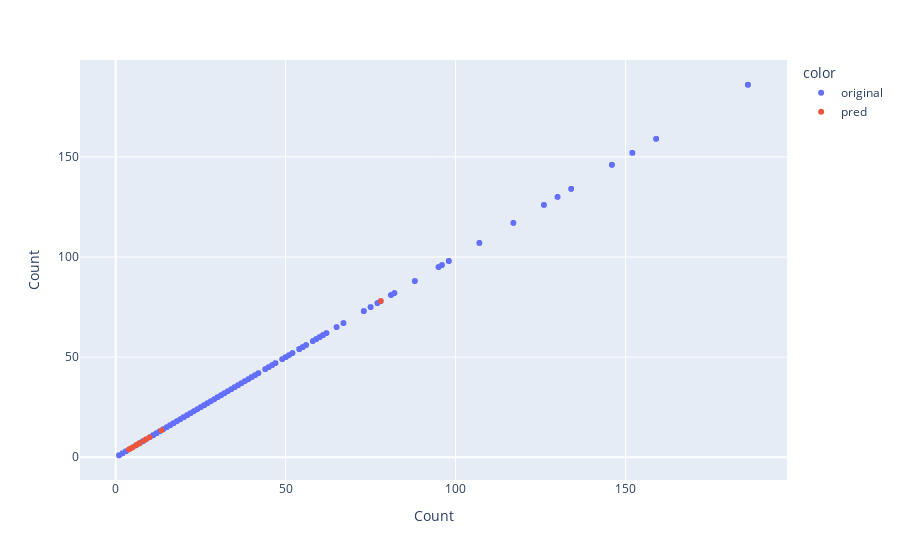

Source (notebook cell):
### Code cell
import plotly.express as px
hovertemplate = "Track: %{customdata[0]} <br> Count: %{customdata[1]} </br>"
fig = px.scatter(total_labels.sort_values('Count'), x = 'Count', y = 'Count', color='color', custom_data=['trackName', 'Count'])
fig.update_traces(hovertemplate=hovertemplate)
fig.show()

### Figure 1 — Plotly figure (JSON) as saved in the notebook; plotly's stock layout.template omitted (floating-point values rounded to 4 significant figures; data arrays with more than 128 entries replaced by an {"elided": "..."} marker saying what was removed)
{"data": [{"customdata": {"elided": "14126x2 mixed values"}, "hovertemplate": "Track: %{customdata[0]} <br> Count: %{customdata[1]} </br>", "legendgroup": "original", "marker": {"color": "#636efa", "symbol": "circle"}, "mode": "markers", "name": "original", "showlegend": true, "type": "scattergl", "x": {"elided": "14126 int values"}, "xaxis": "x", "y": {"elided": "14126 int values"}, "yaxis": "y"}, {"customdata": [["Sundress", 3.865], ["Ivy", 4.176], ["I Hate U", 4.355], ["Pink + White", 4.689], ["Lost", 5.052], ["Love Is Only a Feeling", 6.111], ["Novacane", 6.636], ["White Ferrari", 6.658], ["DEVASTATED", 6.744], ["Dreams, Fairytales, Fantasies (feat. Brent Faiyaz & Salaam Remi)", 7.183], ["Dark Red", 8.582], ["Super Rich Kids", 8.903], ["Good Days", 9.938], ["Funny Thing", 13.44], ["Strawberry Skies", 78]], "hovertemplate": "Track: %{customdata[0]} <br> Count: %{customdata[1]} </br>", "legendgroup": "pred", "marker": {"color": "#EF553B", "symbol": "circle"}, "mode": "markers", "name": "pred", "showlegend": true, "type": "scattergl", "x": [3.865, 4.176, 4.355, 4.689, 5.052, 6.111, 6.636, 6.658, 6.744, 7.183, 8.582, 8.903, 9.938, 13.44, 78], "xaxis": "x", "y": [3.865, 4.176, 4.355, 4.689, 5.052, 6.111, 6.636, 6.658, 6.744, 7.183, 8.582, 8.903, 9.938, 13.44, 78], "yaxis": "y"}], "layout": {"legend": {"title": {"text": "color"}, "tracegroupgap": 0}, "margin": {"t": 60}, "xaxis": {"anchor": "y", "domain": [0, 1], "title": {"text": "Count"}}, "yaxis": {"anchor": "x", "domain": [0, 1], "title": {"text": "Count"}}}}
